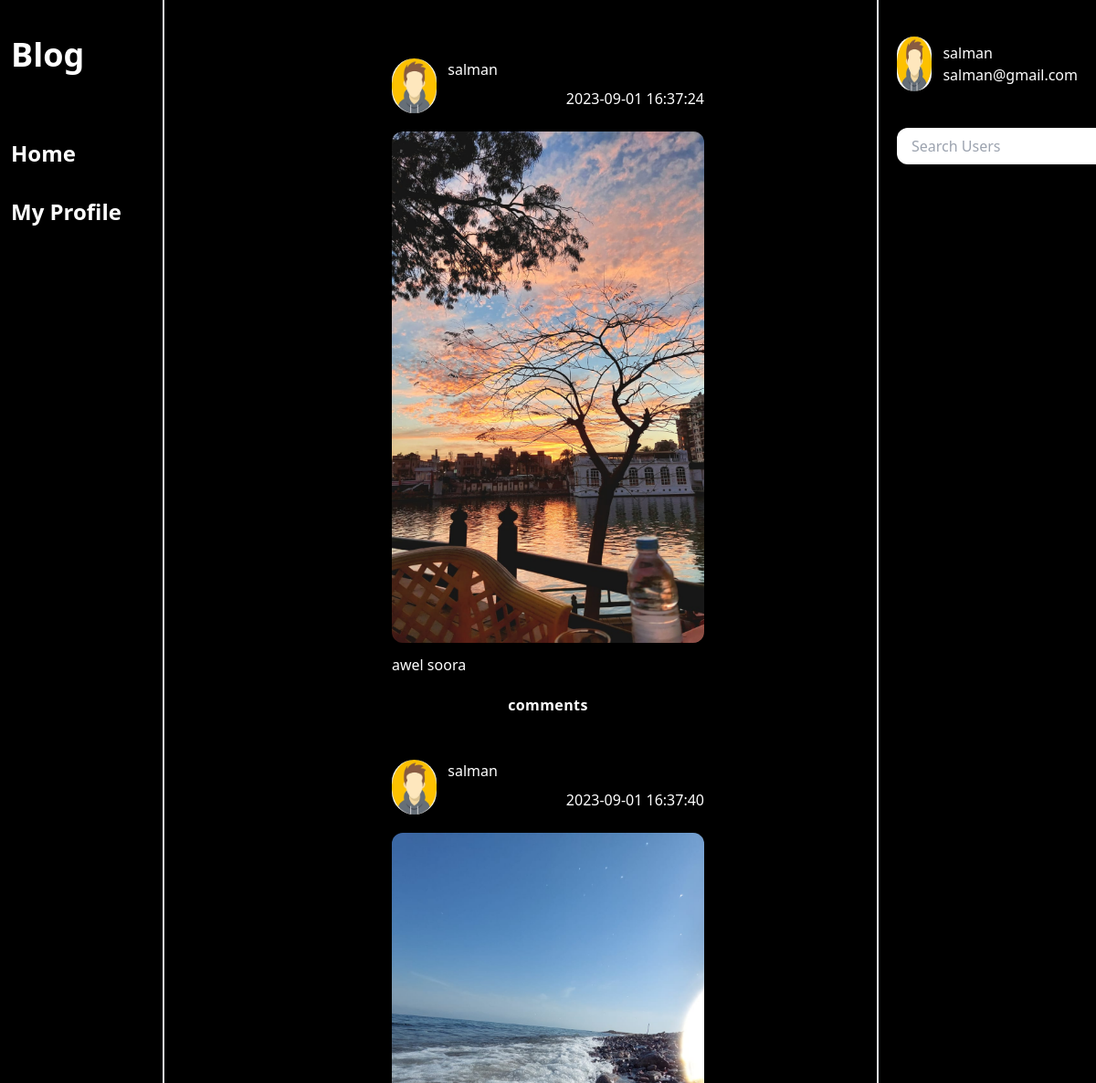
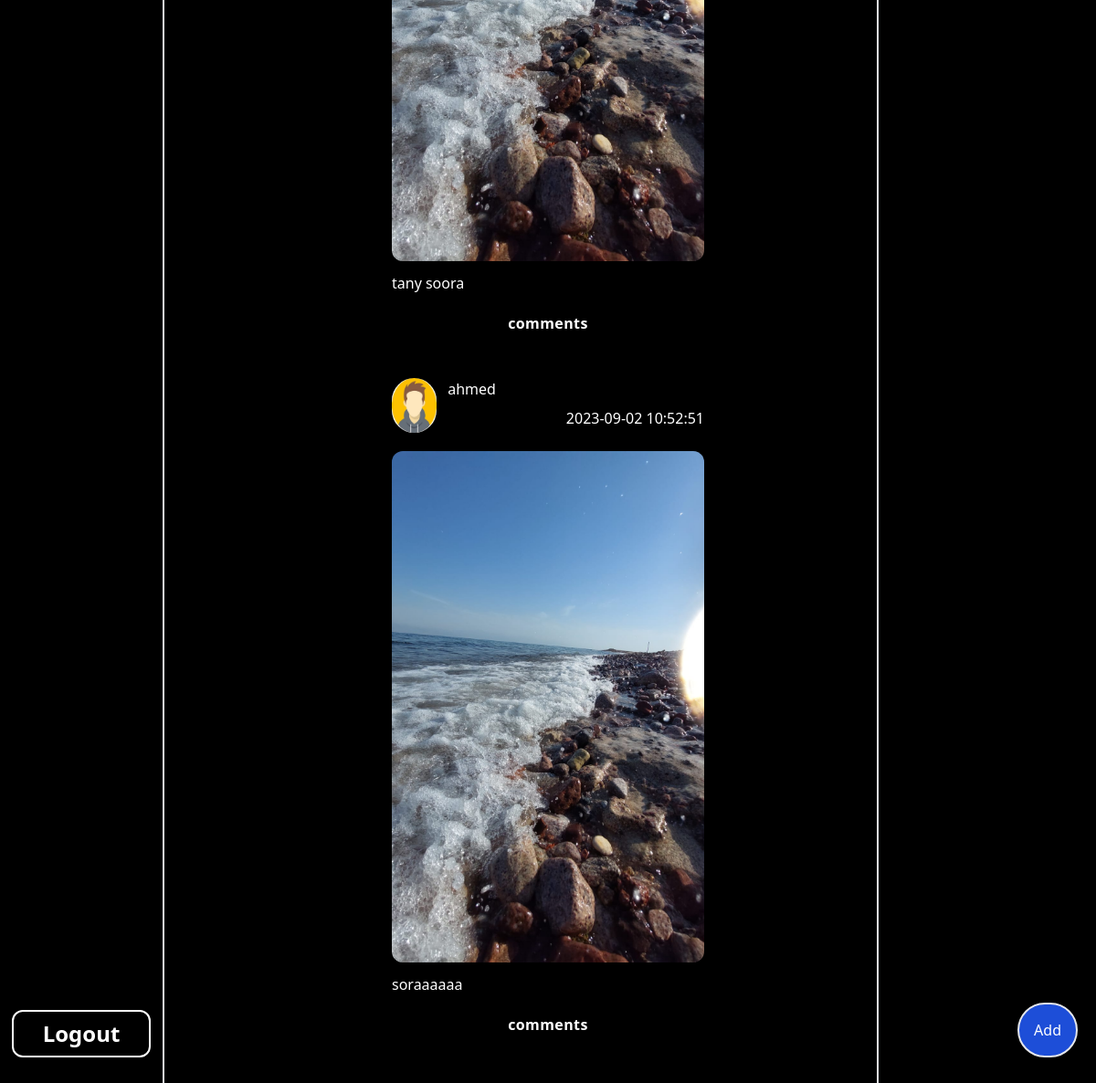
Page /posts (signed in) on the earlier database version (2 pictures, top to bottom).
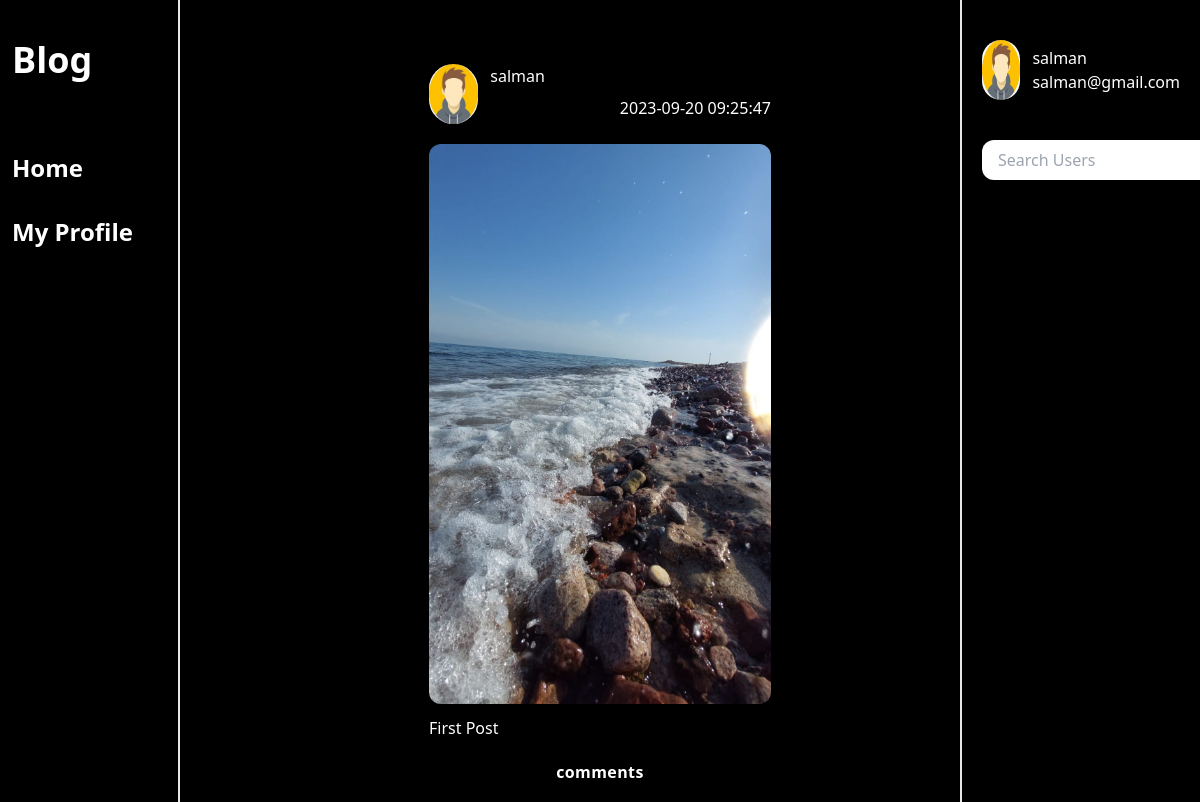
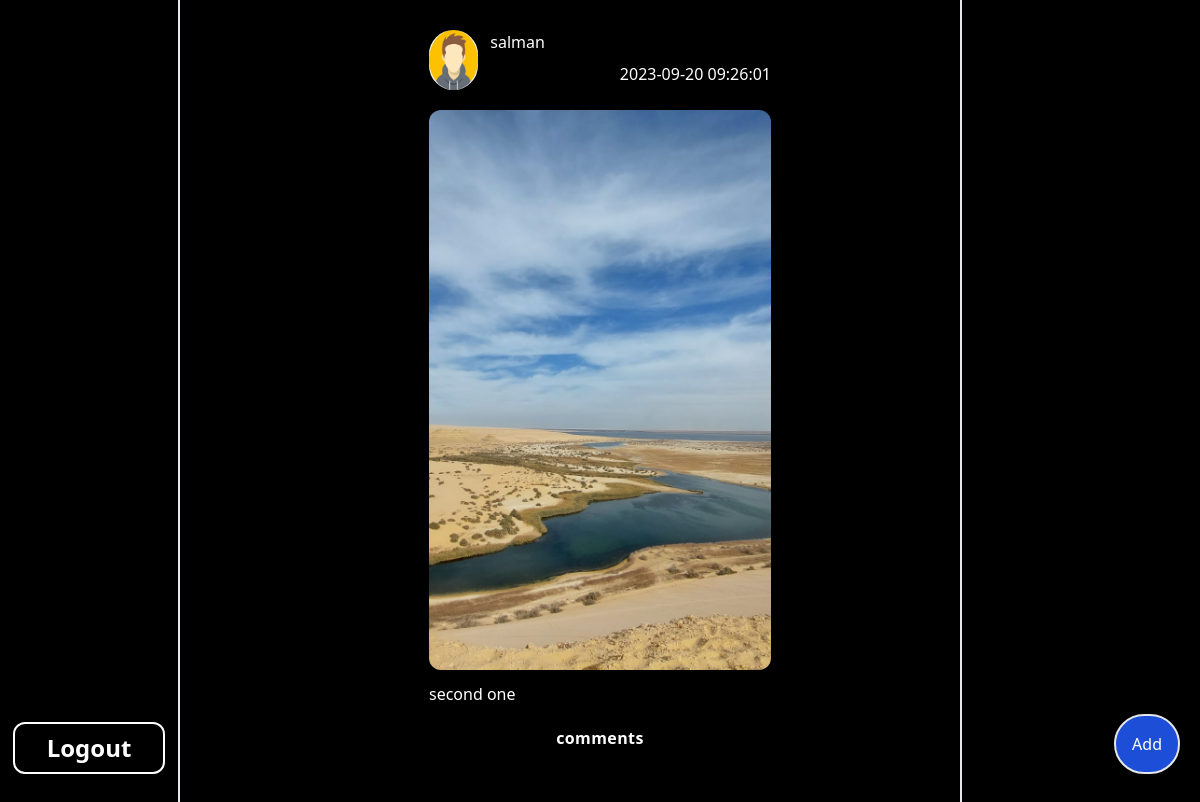
Same page on the later database version (2 pictures, top to bottom).
### tables this page shows
CREATE TABLE posts(
        id INTEGER PRIMARY KEY AUTOINCREMENT,
        Caption TEXT NOT NULL,
        imageurl TEXT NOT NULL,
        timestamp TIMESTAMP DEFAULT CURRENT_TIMESTAMP,
        userid INTEGER NOT NULL,
        FOREIGN KEY (userid) REFERENCES users (id)
        );

CREATE TABLE users (
            id INTEGER PRIMARY KEY AUTOINCREMENT,
            username TEXT NOT NULL UNIQUE,    
            Email TEXT NOT NULL UNIQUE ,
            password TEXT NOT NULL,
            imageurl TEXT NOT NULL           
            );

### app.py (the view, shortened to what this page needs)
@app.route("/posts" , methods=["POST" , "GET"])
def posts():
    search=''
    validExt = ["jpeg", "jpg", "png", "gif"]
    if 'username' in  session:
        if request.method == 'POST' and  'search' in request.form:
            search = request.form['search']
        searchedPosts = appDB.searchUsers(connection,search)
        print(searchedPosts)
        x= len(searchedPosts)
        if not x > 0:
            posts = appDB.getAllPosts(connection)
        else:
            posts = searchedPosts
        return render_template('posts.html', posts=posts , username=session['username'] , Userimage=session['image'] , email=session['email'])
    return "Login to enter this page"

### appDB.py (called while the page is built)
def getAllPosts(conn):
    cursor=conn.cursor()
    query = "SELECT users.imageurl, users.username, posts.imageurl, posts.timestamp, posts.Caption , posts.id FROM posts JOIN users ON posts.userid = users.id WHERE posts.userid IS NOT NULL"
    cursor.execute(query)
    return cursor.fetchall()

def searchUsers(conn, username):
    cursor=conn.cursor()
    query = '''SELECT users.imageurl,users.username,posts.imageurl, posts.timestamp, posts.Caption, posts.id,posts.userid
        FROM posts
        JOIN users ON posts.userid = users.id
        WHERE users.username = ?'''
    cursor.execute(query,(username,))
    return cursor.fetchall()

### templates/posts.html (shortened to what this page needs)
<!DOCTYPE html>
<html lang="en">
  <head>
    <link rel="stylesheet" href="/static/css/main.css" />
    <link
      rel="stylesheet"
      href="https://cdnjs.cloudflare.com/ajax/libs/font-awesome/4.7.0/css/font-awesome.min.css"
    />
  </head>
  <body>
    <div class="bg-black flex h-full text-white" id="main">
      <div
        class="h-full fixed left-0 w-[15%] st overflow-hidden flex flex-col items-start font-bold justify-between py-10 px-3 border-e-2"
      >
        <div class="flex flex-col gap-8">
          <h1 class="capitalize text-4xl mb-10">blog</h1>
          <div>
            <a href="/posts" class="text-2xl">Home</a>
          </div>
          <div>
            <a href="/my_profile" class="text-2xl">My Profile</a>
          </div>
        </div>
        <a
          class="text-2xl mx-auto border-2 border-white px-8 py-2 rounded-xl hover:bg-white hover:text-black cursor-pointer"
          href="/logout"
          >Logout</a
        >
      </div>
      <div
        class="w-[65%] mx-auto py-10 flex flex-col items-center justify-center"
        id="posts"
      >
        {%for post in posts%}
        <div class="flex flex-col gap-5 w-[50%] p-6">
          <div class="flex gap-3">
            <div class="w-[60px] h-[60px]">
              <img
                src="{{post[0]}}"
                alt="/"
                class="rounded-full h-full w-full"
              />
            </div>
            <div class="flex flex-col gap-2 w-full">
              <p>{{post[1]}}</p>
              <p class="ms-auto">{{post[3]}}</p>
            </div>
          </div>
          <div class="flex flex-col h-full w-full gap-3 justify-center">
            <a href="{{url_for('postid' , id=post[5])}}">
              <img
                src="{{post[2]}}"
                alt="/"
                class="rounded-xl w-full object-cover h-[35rem]"
              />
            </a>
            <p>{{post[4]}}</p>
          </div>
          <div
            class="cursor-pointer flex justify-center px-10 font-bold tracking-wide"
          >
            <a href="{{url_for('postid' , id=post[5])}}">comments</a>
          </div>
        </div>
        {%endfor%}
      </div>
      <div
        class="h-full fixed right-0 w-[20%] flex flex-col justify-between border-s-2 py-10 px-5"
      >
        <div class="flex flex-col">
          <div class="flex gap-3">
            <div class="w-[60px] h-[60px]">
              <img
                src="{{Userimage}}"
                alt="/"
                class="rounded-full h-full w-full"
              />
            </div>
            <div class="flex flex-col justify-center">
              <p>{{username}}</p>
              <p>{{email}}</p>
            </div>
          </div>
          <div class="mt-10">
            <form method="post" class="flex gap-2">
              <input
                type="text"
                placeholder="Search Users"
                name="search"
                class="py-2 px-4 rounded-xl text-black focus:outline-none"
                autocomplete="off"
              />
            </form>
          </div>
        </div>
        <p
          class="text-right p-4 border-2 bg-blue-700 w-fit ms-auto rounded-full cursor-pointer"
          onclick="addPost()"
        >
          Add
        </p>
      </div>
    </div>
  </body>
</html>

### static/css/main.css (style rules this page uses)
html { line-height: 1.5; -webkit-text-size-adjust: 100%; -moz-tab-size: 4; -o-tab-size: 4; tab-size: 4; font-family: ui-sans-serif, system-ui, -apple-system, BlinkMacSystemFont, "Segoe UI", Roboto, "Helvetica Neue", Arial, "Noto Sans", sans-serif, "Apple Color Emoji", "Segoe UI Emoji", "Segoe UI Symbol", "Noto Color Emoji"; font-feature-settings: normal; font-variation-settings: normal; }
body { margin: 0; line-height: inherit; }
h1, h2, h3, h4, h5, h6 { font-size: inherit; font-weight: inherit; }
a { color: inherit; text-decoration: inherit; }
button, input, optgroup, select, textarea { font-family: inherit; font-feature-settings: inherit; font-variation-settings: inherit; font-size: 100%; font-weight: inherit; line-height: inherit; color: inherit; margin: 0; padding: 0; }
blockquote, dl, dd, h1, h2, h3, h4, h5, h6, hr, figure, p, pre { margin: 0; }
input::placeholder, textarea::placeholder { opacity: 1; color: #9ca3af; }
img, svg, video, canvas, audio, iframe, embed, object { display: block; vertical-align: middle; }
img, video { max-width: 100%; height: auto; }
.fixed { position: fixed; }
.left-0 { left: 0px; }
.right-0 { right: 0px; }
.mx-auto { margin-left: auto; margin-right: auto; }
.mb-10 { margin-bottom: 2.5rem; }
.ms-auto { -webkit-margin-start: auto; margin-inline-start: auto; }
.mt-10 { margin-top: 2.5rem; }
.flex { display: flex; }
.h-\[35rem\] { height: 35rem; }
.h-\[60px\] { height: 60px; }
.h-full { height: 100%; }
.w-\[15\%\] { width: 15%; }
.w-\[20\%\] { width: 20%; }
.w-\[50\%\] { width: 50%; }
.w-\[60px\] { width: 60px; }
.w-\[65\%\] { width: 65%; }
.w-fit { width: -moz-fit-content; width: fit-content; }
.w-full { width: 100%; }
.cursor-pointer { cursor: pointer; }
.flex-col { flex-direction: column; }
.items-start { align-items: flex-start; }
.items-center { align-items: center; }
.justify-center { justify-content: center; }
.justify-between { justify-content: space-between; }
.gap-2 { gap: 0.5rem; }
.gap-3 { gap: 0.75rem; }
.gap-5 { gap: 1.25rem; }
.gap-8 { gap: 2rem; }
.overflow-hidden { overflow: hidden; }
.rounded-full { border-radius: 9999px; }
.rounded-xl { border-radius: 0.75rem; }
.border-2 { border-width: 2px; }
.border-e-2 { border-inline-end-width: 2px; }
.border-s-2 { border-inline-start-width: 2px; }
.border-white { --tw-border-opacity: 1; border-color: rgb(255 255 255 / var(--tw-border-opacity)); }
.bg-black { --tw-bg-opacity: 1; background-color: rgb(0 0 0 / var(--tw-bg-opacity)); }
.bg-blue-700 { --tw-bg-opacity: 1; background-color: rgb(29 78 216 / var(--tw-bg-opacity)); }
.object-cover { -o-object-fit: cover; object-fit: cover; }
.p-4 { padding: 1rem; }
.p-6 { padding: 1.5rem; }
.px-10 { padding-left: 2.5rem; padding-right: 2.5rem; }
.px-3 { padding-left: 0.75rem; padding-right: 0.75rem; }
.px-4 { padding-left: 1rem; padding-right: 1rem; }
.px-5 { padding-left: 1.25rem; padding-right: 1.25rem; }
.px-8 { padding-left: 2rem; padding-right: 2rem; }
.py-10 { padding-top: 2.5rem; padding-bottom: 2.5rem; }
.py-2 { padding-top: 0.5rem; padding-bottom: 0.5rem; }
.text-right { text-align: right; }
.text-2xl { font-size: 1.5rem; line-height: 2rem; }
.text-4xl { font-size: 2.25rem; line-height: 2.5rem; }
.font-bold { font-weight: 700; }
.capitalize { text-transform: capitalize; }
.tracking-wide { letter-spacing: 0.025em; }
.text-black { --tw-text-opacity: 1; color: rgb(0 0 0 / var(--tw-text-opacity)); }
.text-white { --tw-text-opacity: 1; color: rgb(255 255 255 / var(--tw-text-opacity)); }

Differences in the rows shown:
removed posts: imageurl (placeholder picture), username "ahmed", timestamp "2023-09-02 10:52:51", imageurl (picture), Caption "soraaaaaa"
changed posts: timestamp "2023-09-01 16:37:24" → "2023-09-20 09:25:47"; imageurl: a different picture; Caption "awel soora" → "First Post"
changed posts: timestamp "2023-09-01 16:37:40" → "2023-09-20 09:26:01"; imageurl: a different picture; Caption "tany soora" → "second one"
